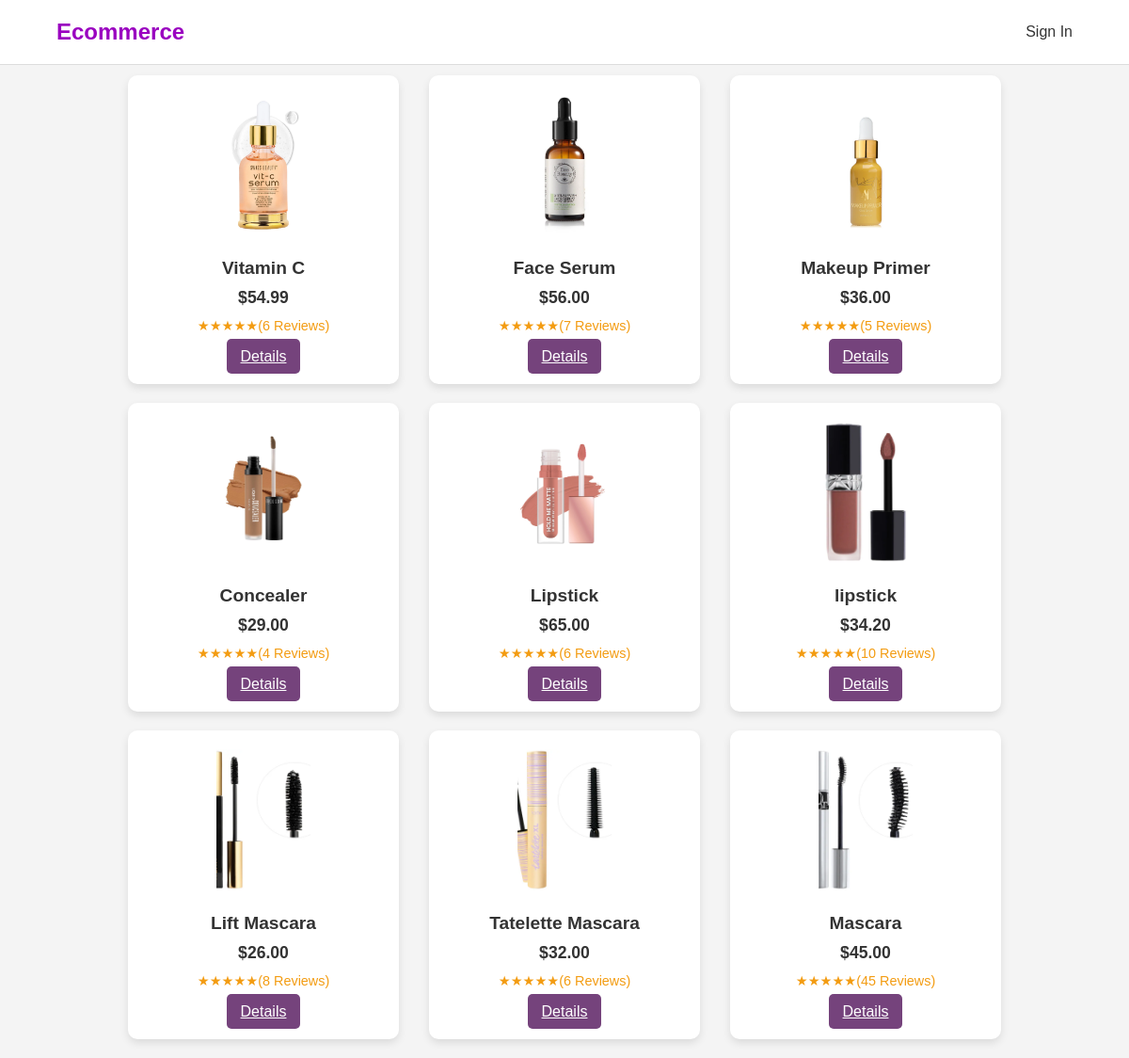
The app's page /shop.php, older data.
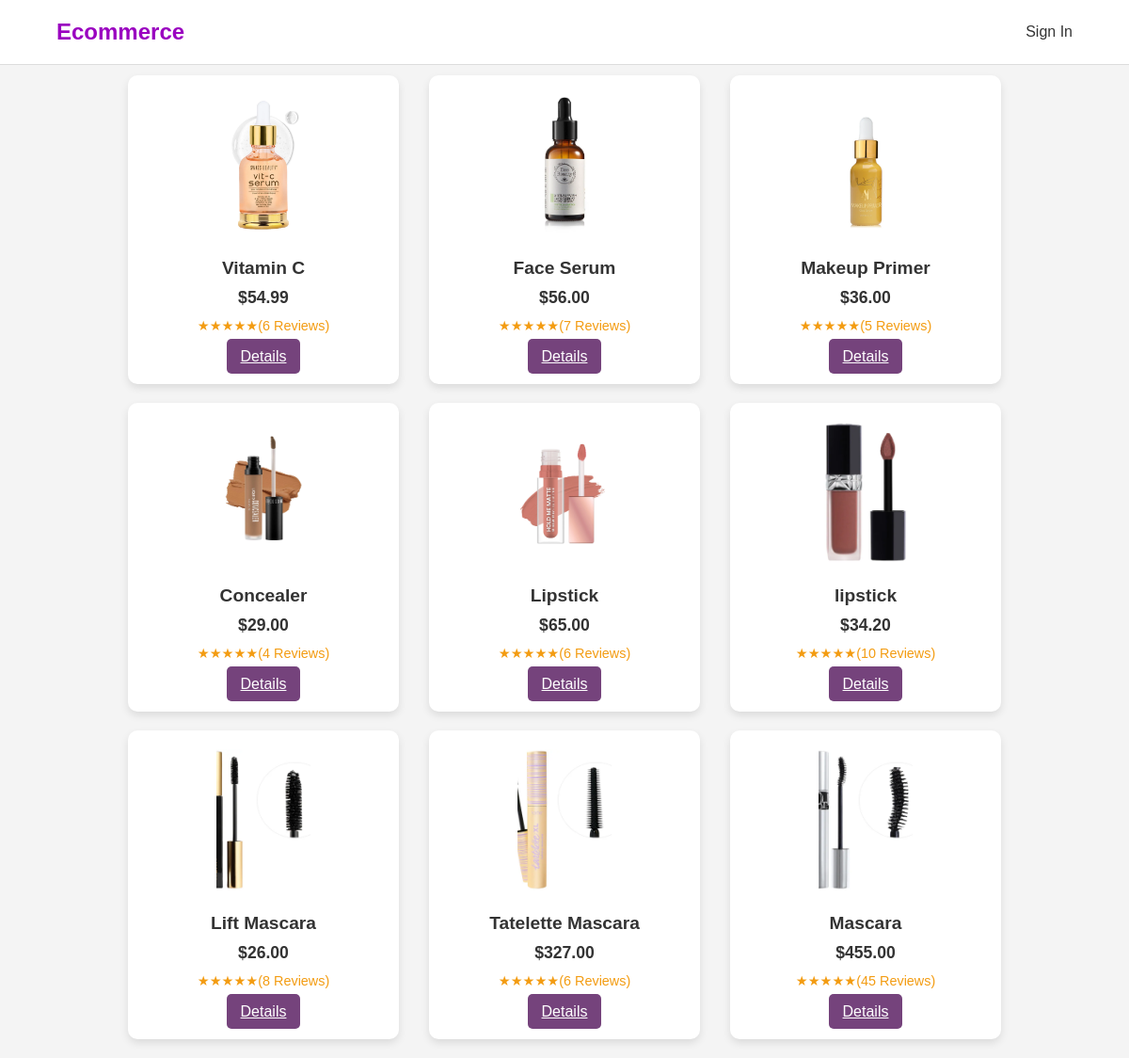
The same page, newer data.
### tables this page shows
CREATE TABLE `products` (
  `id` int(11) NOT NULL,
  `name` varchar(50) NOT NULL,
  `description` varchar(255) NOT NULL,
  `price` decimal(10,2) NOT NULL,
  `reviews` int(11) NOT NULL,
  `img_url` varchar(255) NOT NULL,
  `user_id` int(11) DEFAULT NULL
);

### shop.php (the view, shortened to what this page needs)
<?php
include("product.php");
include_once("header.php");
$sql = "SELECT * FROM products";
$selectProducts = $conn->prepare($sql);
$selectProducts->execute();
$products_data = $selectProducts->fetchAll();
?>
<!DOCTYPE html>
<html lang="en">
<head>
    <link rel="stylesheet" href="style/shop.css">
</head>
<body>
    <div class="product-container">
        <?php
        foreach ($products_data as $product) {
            echo '<div class="product-card">';
            echo '<img src="' . $product['img_url'] . '" alt="' . $product['name'] . '">';
            echo '<h3>' . $product['name'] . '</h3>';
            echo '<p class="price">$' . number_format($product['price'], 2) . ' </p>';
            echo '<div class="rating">';
            echo '<span>★★★★★</span>';
            echo '<span>(' . $product['reviews'] . ' Reviews)</span>';
            echo '</div>';
            echo '<a href="details.php?id=' . $product['id'] . '" class="add-to-cart">Details</a>';
            echo '</div>';
        }
        ?>
    </div>
</body>
</html>

Row changes from the older to the newer data that the page shows:
changed products "Tatelette Mascara": price "32.00" → "327.00"
changed products "Mascara": price "45.00" → "455.00"
